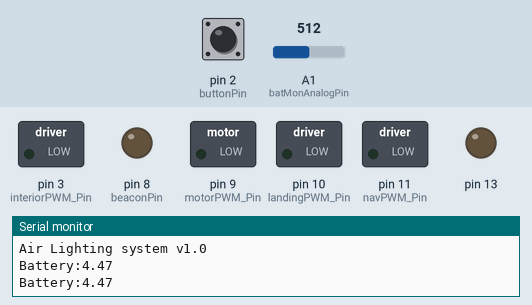
Bench run of a sketch on a simulated Arduino Nano, built with avr-gcc and run on an emulated ATmega328P. Shown: switched loads named in the sketch (green lamp = pin HIGH), output pins drawn as LEDs (lit = HIGH), the last lines printed to the serial monitor. Dashed ring = blinking. The inputs (shaded band) are chosen by the test bench; at power-on: pin 2 (buttonPin) HIGH, A1 (batMonAnalogPin) = 512. Pins used as bus, display or sensor lines are not drawn.

Above: at 5.8 s.
5.9 s: pin 2 (buttonPin) pulled LOW for 3 s
At 10.95 s:
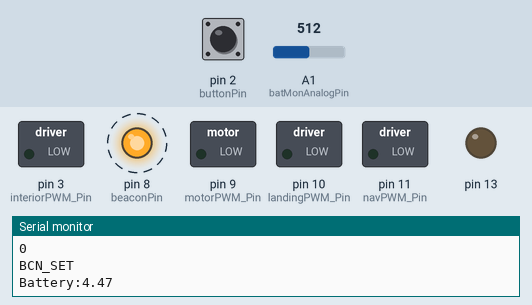
16.4 s: A1 (batMonAnalogPin) set to 411
20.1 s: A1 (batMonAnalogPin) set to 387
At 21.46 s:
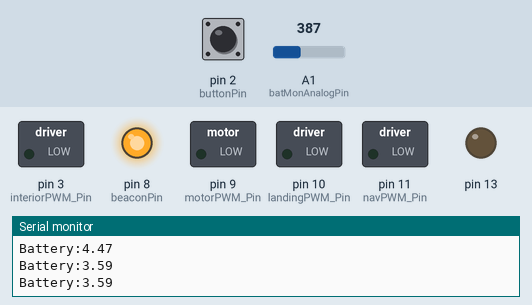
Timing chart, 0 to 23.1 s (numbered marks = the images above; inputs shaded):
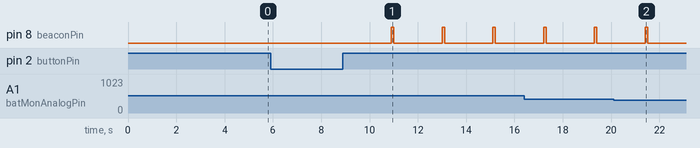

Measured:
- the behaviour switches between 401 and 400 on A1 (batMonAnalogPin) (found by bisection; images 1 and 2)
- after the input at 5.9 s, pin 8 (beaconPin): alternates HIGH for 0.10 s and LOW for 2.0 s, starting after 5.0 s
- after the input at 20.1 s, pin 8 (beaconPin): goes on until 21.5 s, then stays LOW

The sketch:

led_beacon.ino
```cpp
/*
 * led_beacon
 *
 * Airplane like beacon and strobe light effect for miniature airplane model.
 * Based on Arduino Nano board.
 * Fuctions are
 * - Sequencial lighting for Beacon and Strobe light
 * - PWM dimming light for Landing, Navigation, Interior, LOGO light
 * - Touch switch controlled
 *
 * created 19 Mar 2018
 * by Kyuhyong You
 *
 * This code is available in github.
 *
 * https://github.com/kyuhyong/arduino_beacon
 *
 * Input Pins:
 * - Pin 2(External intrrupt, controlled by timer 0): External intrrupt for detecting long and short touch input
 * PWM pins:
 * - Pin 9(timer 1): Motor Output controlled by timer 1
 * - Pin 10(timer 1): Landing light
 * - Pin 11(timer 2): Nav light
 * - Pin 3(timer 2): Interior light
 * Digital Output pins:
 * - Pin 4: Battery monitor trigger
 * - Pin 7: Strobe light
 * - Pin 8: Beacon light
 * Analog Input pins:
 * - Pin 1: Battery voltage input
 *
 */
const int buttonPin = 2;
int buttonState = 0;
int buttonCnt = 0;
int interruptState = FALLING;
int buttonDetect = 0;
int flg_buttonShort = 0;
int flg_buttonLong = 0;

const int motorPWM_Pin = 9;
int motorTimer = 0;
int motorSet = false;
#define SET_MOTOR_OUT_PWM   27

const int landingPWM_Pin = 10;
unsigned int landingSet = false;
#define LANDING_LIGHT_PWM   245

const int navPWM_Pin = 11;
unsigned int navSet = false;
#define NAV_LIGHT_PWM  180

const int interiorPWM_Pin = 3;
unsigned int interiorSet = false;
#define INTERRIOR_LIGHT_PWM  10

const int beaconPin = 8;
int beaconTimer[4] = {2000, 100, 2000, 100};//Timing sequence each OFF-ON-OFF-ON
int beaconCurrentTimer = 0; //Current timer interval left
unsigned int beaconState = 0; //Beacon State (0 - 3)
unsigned short beaconSet = false;

const int strobePin = 7;
int strobeTimer[4] = {2000, 10, 70, 10};//Timing sequence each OFF-ON-OFF-ON
int strobeCurrentTimer = 0; //Current timer interval left
unsigned int strobeState = 0; //Beacon State (0 - 3)
unsigned short strobeSet = false;

#define BATTERY_MONITOR_INTERVAL 2500     //Monitoring battery interval set to 1000ms
const int batMonTriggerPin = 4;
const int batMonAnalogPin = 1;
unsigned int batMonTimerCnt = BATTERY_MONITOR_INTERVAL;
unsigned int batMonReadVal = 0;
int flg_batMonitor = 0;
float batVoltage_f = 0.0;

#define PROCESS_INDC_TIMER  500
unsigned short process_state = 0;
unsigned short process_Set = 0;
int process_indCnt = 0;
int flg_process_ind = 0;
int process_indState = 0;
unsigned short process_ind_check = 0;

void BeaconReset() {
  beaconCurrentTimer = beaconTimer[0];
  beaconState = 0;
  beaconSet = false;
  Serial.println("BCN_RESET");
  digitalWrite(beaconPin,LOW);
}
void BeaconSet() {
  beaconCurrentTimer = beaconTimer[0];
  beaconState = 1;
  beaconSet = true;
  Serial.println("BCN_SET");
  digitalWrite(beaconPin,LOW);
}
void StrobeReset() {
  strobeCurrentTimer = strobeTimer[0];
  strobeState = 0;
  strobeSet = false;
  Serial.println("STRB_RESET");
  digitalWrite(strobePin,LOW);
}
void StrobeSet() {
  strobeCurrentTimer = strobeTimer[0];
  strobeState = 1;
  strobeSet = true;
  Serial.println("STRB_SET");
  digitalWrite(strobePin,LOW);
}
void MotorSet() {
  motorSet = true;
  Serial.println("MOTOR_SET");
  analogWrite(motorPWM_Pin, SET_MOTOR_OUT_PWM);
}
void MotorReset() {
  motorSet = false;
  Serial.println("MOTOR_RESET");
  analogWrite(motorPWM_Pin, 0);
}
void LandingSet() {
  landingSet = true;
  Serial.println("LAND_SET");
  analogWrite(landingPWM_Pin, LANDING_LIGHT_PWM);
}
void LandingReset() {
  landingSet = false;
  Serial.println("LAND_RESET");
  analogWrite(landingPWM_Pin, 0);
}
void NavSet() {
  navSet = true;
  Serial.println("NAV_SET");
  analogWrite(navPWM_Pin, NAV_LIGHT_PWM);
}
void NavReset() {
  navSet = false;
  Serial.println("NAV_RESET");
  analogWrite(navPWM_Pin, 0);
}
void InteriorSet() {
  interiorSet = true;
  Serial.println("INT_SET");
  analogWrite(interiorPWM_Pin, INTERRIOR_LIGHT_PWM);
}
void InteriorReset() {
  interiorSet = false;
  Serial.println("INT_RESET");
  analogWrite(interiorPWM_Pin, 0);
}
void SystemReset(){
    flg_buttonLong = 0;
    process_state = 0;
    BeaconReset();
    StrobeReset();
    MotorReset();
    NavReset();
    InteriorReset();
    LandingReset();
}
ISR(TIMER0_COMPA_vect){//timer0 interrupt 1kHz
  if(buttonState == 1)
  {
    buttonCnt++;
  }
  if(batMonTimerCnt-- < 1) {
    flg_batMonitor = 1;
    batMonTimerCnt = BATTERY_MONITOR_INTERVAL;
  }
  if(process_Set == 1) {
    if(flg_process_ind!=1){
      if(process_indCnt-- < 1) {
        flg_process_ind = 1;
      }
    }
  }
  switch(beaconState)
  {
    case 0:   //Standby state
      if(digitalRead(beaconPin) == HIGH) {
        digitalWrite(beaconPin,LOW);
      }
      break;
    case 1:
      if(beaconCurrentTimer-- < 1)
      {
        beaconState++;
        beaconCurrentTimer = beaconTimer[1];
        digitalWrite(beaconPin,HIGH);
      }
      break;
    case 2:
      if(beaconCurrentTimer-- < 1)
      {
        beaconState++;
        beaconCurrentTimer = beaconTimer[2];
        digitalWrite(beaconPin,LOW);
      }
      break;
    case 3:
      if(beaconCurrentTimer-- < 1)
      {
        beaconState++;
        beaconCurrentTimer = beaconTimer[3];
        digitalWrite(beaconPin,HIGH);
      }
      break;
    case 4:
      if(beaconCurrentTimer-- < 1)
      {
        beaconState=1;
        beaconCurrentTimer = beaconTimer[0];
        digitalWrite(beaconPin,LOW);
      }
      break;
  }
  switch(strobeState)
  {
    case 0:   //Standby state
      if(digitalRead(strobePin) == HIGH) {
        digitalWrite(strobePin,LOW);
      }
      break;
    case 1:
      if(strobeCurrentTimer-- < 1)
      {
        strobeState++;
        strobeCurrentTimer = strobeTimer[1];
        digitalWrite(strobePin,HIGH);
      }
      break;
    case 2:
      if(strobeCurrentTimer-- < 1)
      {
        strobeState++;
        strobeCurrentTimer = strobeTimer[2];
        digitalWrite(strobePin,LOW);
      }
      break;
    case 3:
      if(strobeCurrentTimer-- < 1)
      {
        strobeState++;
        strobeCurrentTimer = strobeTimer[3];
        digitalWrite(strobePin,HIGH);
      }
      break;
    case 4:
      if(strobeCurrentTimer-- < 1)
      {
        strobeState=1;
        strobeCurrentTimer = strobeTimer[0];
        digitalWrite(strobePin,LOW);
      }
      break;
  }
}

ISR(INT0_vect) {
  if(interruptState == FALLING) {
    //digitalWrite(13, HIGH);
    buttonState = 1;
    buttonCnt = 0;
    interruptState = RISING;
    EICRA |= (1<<ISC01)|(1<<ISC00);   //Rising edge interrupt
  }else {
    //digitalWrite(13, LOW);
    buttonState = 0;
    buttonDetect = 1;
    interruptState = FALLING;
    EICRA &= ~(1<<ISC00); //Falling edge detect
  }
}
void setup() {
  // put your setup code here, to run once:
  cli();
  EICRA |= (1<<ISC01);    //Falling edge interrupt
  EIMSK |= (1<<INT0);     //Enable INT0 interrupt

  pinMode(motorPWM_Pin, OUTPUT);
  pinMode(landingPWM_Pin, OUTPUT);
  pinMode(navPWM_Pin, OUTPUT);
  pinMode(interiorPWM_Pin, OUTPUT);
  pinMode(beaconPin, OUTPUT);
  pinMode(strobePin, OUTPUT);
  pinMode(batMonTriggerPin, OUTPUT);
  pinMode(batMonAnalogPin, INPUT);
  pinMode(13, OUTPUT);

  //set timer0 interrupt at 2kHz
  TCCR0A = 0;// set entire TCCR2A register to 0
  TCCR0B = 0;// same for TCCR2B
  TCNT0  = 0;//initialize counter value to 0
  // set compare match register for 1khz increments
  OCR0A = 249;// = (16*10^6) / (1000*64) - 1 (must be <256)
  // turn on CTC mode
  TCCR0A |= (1 << WGM01);
  // Set CS01 and CS00 bits for 64 prescaler
  TCCR0B |= (1 << CS01) | (1 << CS00);
  // enable timer compare interrupt
  TIMSK0 |= (1 << OCIE0A);

  sei();//allow interrupts
  SystemReset();
  Serial.begin(115200);  //initial the Serial
  Serial.println("Air Lighting system v1.0");
}


void loop() {
  // put your main code here, to run repeatedly:
  if(buttonDetect == 1)
  {
    Serial.print("BTN:");
    Serial.println(buttonCnt);
    if(buttonCnt > 200) {
      flg_buttonLong = 1;
    }
    else {
      flg_buttonShort = 1;
    }
    buttonDetect = 0;
  }
  if(flg_buttonShort == 1)
  {
    flg_buttonShort = 0;
    if(process_state++ > 4) process_state = 0;  //Total number of Process is 5
    process_indCnt = PROCESS_INDC_TIMER;
    process_Set = 1;
    process_indState = process_state;
    flg_process_ind = 0;
  }
  /*
   * Process Indicator -- Blink LED per current process state
   */
  if(process_Set == 1)
  {
    if(beaconSet == true)   //If beacon light is already set, disable it and remember its state
    {
      process_ind_check = 1;
      BeaconReset();
    }
    if(flg_process_ind == 1) {
      digitalWrite(beaconPin, HIGH);
      delay(100);
      digitalWrite(beaconPin, LOW);
      if(process_indState--<1) //When indicator lighting sequence is end
      {
        process_Set = 0;
        if(process_ind_check == 1) //If beacon light has been disabled, restore its setting
        {
          BeaconSet();
          process_ind_check = 0;
        }
      }
      process_indCnt = PROCESS_INDC_TIMER;
      flg_process_ind = 0;
    }
  }
  switch(process_state)
  {
    case 0: //For beacon light control
      if(flg_buttonLong == 1)
      {
        Serial.println(beaconSet);
        if(beaconSet != 1){
          BeaconSet();
        }
        else {
          BeaconReset();
        }
        flg_buttonLong = 0;
      }
      break;
    case 1: //For strobe light control
      if(flg_buttonLong == 1)
      {
        if(strobeSet != 1) {
          StrobeSet();
        }
        else {
          StrobeReset();
        }
        flg_buttonLong = 0;
      }
      break;
    case 2: //For Nav light control
      if(flg_buttonLong == 1)
      {
        if(navSet != 1) {
          NavSet();
        }
        else {
          NavReset();
        }
        flg_buttonLong = 0;
      }
      break;
    case 3: //For Motor output control
      if(flg_buttonLong == 1)
      {
        if(motorSet != 1) {
          MotorSet();
        }
        else {
          MotorReset();
        }
        flg_buttonLong = 0;
      }
      break;
    case 4: //For landing light control
      if(flg_buttonLong == 1)
      {
        if(landingSet != 1) {
          LandingSet();
        }
        else {
          LandingReset();
        }
        flg_buttonLong = 0;
      }
      break;
    case 5: //For interior light control
      if(flg_buttonLong == 1)
      {
        if(interiorSet != 1) {
          InteriorSet();
        }
        else {
          InteriorReset();
        }
        flg_buttonLong = 0;
      }
      break;
  }
  if(flg_batMonitor == 1)
  {
    digitalWrite(batMonTriggerPin, HIGH);
    delay(10);
    digitalWrite(batMonTriggerPin, LOW);
    delay(1);
    batMonReadVal = analogRead(batMonAnalogPin);
    batVoltage_f = batMonReadVal * 0.00874;
    Serial.print("Battery:");
    Serial.println(batVoltage_f);//Calibrated: 457 for 4.13V vcc
    if(batVoltage_f<3.5) {
      SystemReset();
      Serial.println("Battery Too Low");
    }
    flg_batMonitor = 0;
  }
}
```
